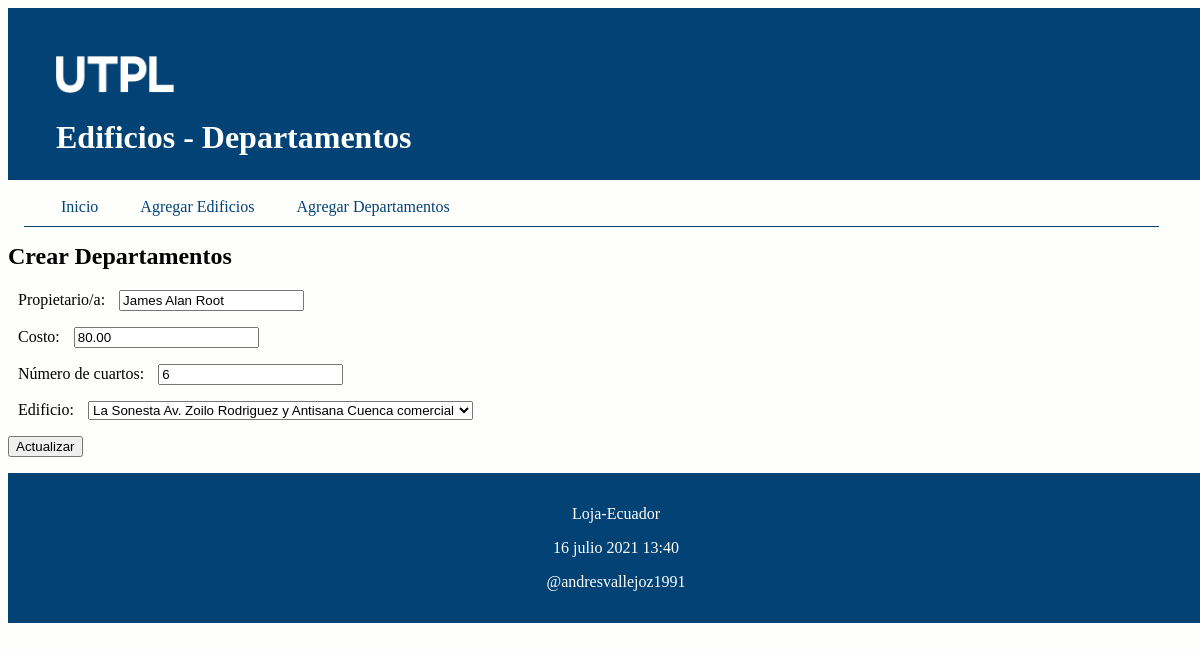
Page /editar/departamento/12 on the committed database.
### ordenamiento/models.py (models this page shows, shortened)
class Departamento(models.Model):
	nombre_pro = models.CharField("Propietario/a", max_length=100) #Nombre del propietario
	costo_depar = models.DecimalField("Costo",max_digits=100, decimal_places=2) #Costo departamento
	numero_cuar = models.IntegerField("Número de cuartos") #Numero de cuartos
	edificio = models.ForeignKey(Edificio, on_delete=models.CASCADE,
	        related_name="departamentos")

### ordenamiento/views.py (the view)
# urls.py: path('editar/departamento/<int:id>', views.editar_departamento,
def editar_departamento(request, id):
    departamento = Departamento.objects.get(pk=id)
    if request.method=='POST':
        formulario = DepartamentoForm(request.POST, instance=departamento)
        print(formulario.errors)
        if formulario.is_valid():
            formulario.save()
            return redirect(index)
    else:
        formulario = DepartamentoForm(instance=departamento)
    diccionario = {'formulario': formulario}
    return render(request, 'editarDepartamento.html', diccionario)

### ordenamiento/forms.py (shortened to what this page needs)
class DepartamentoForm(ModelForm):
    class Meta:
        model = Departamento
        fields = ['nombre_pro', 'costo_depar', 'numero_cuar','edificio']

### ordenamiento/models.py (called while the page is built)
	def __str__(self):
	    return "%s %s %s %s" % (
            self.nombre,
            self.direccion,
            self.ciudad,
            self.tipo_edificio
        )

### ordenamiento/templates/editarDepartamento.html (shortened to what this page needs)
{% extends "master.html" %}
{% block content %}
<h2>Crear Departamentos</h3>
<form action="" method="post">
  {{formulario.as_p}}
  <p><input type='submit' value='Actualizar'/></p>
</form>
{% endblock %}

### ordenamiento/static/css/estilos.css (style rules this page uses)
body { background: #FEFEFD; }
label { padding: 12px 10px; }

### rows in the picture
Departamento: nombre_pro "James Alan Root", costo_depar "80.00", numero_cuar "6", edificio "La Sonesta Av. Zoilo Rodriguez y Antisana Cuenca comercial"
